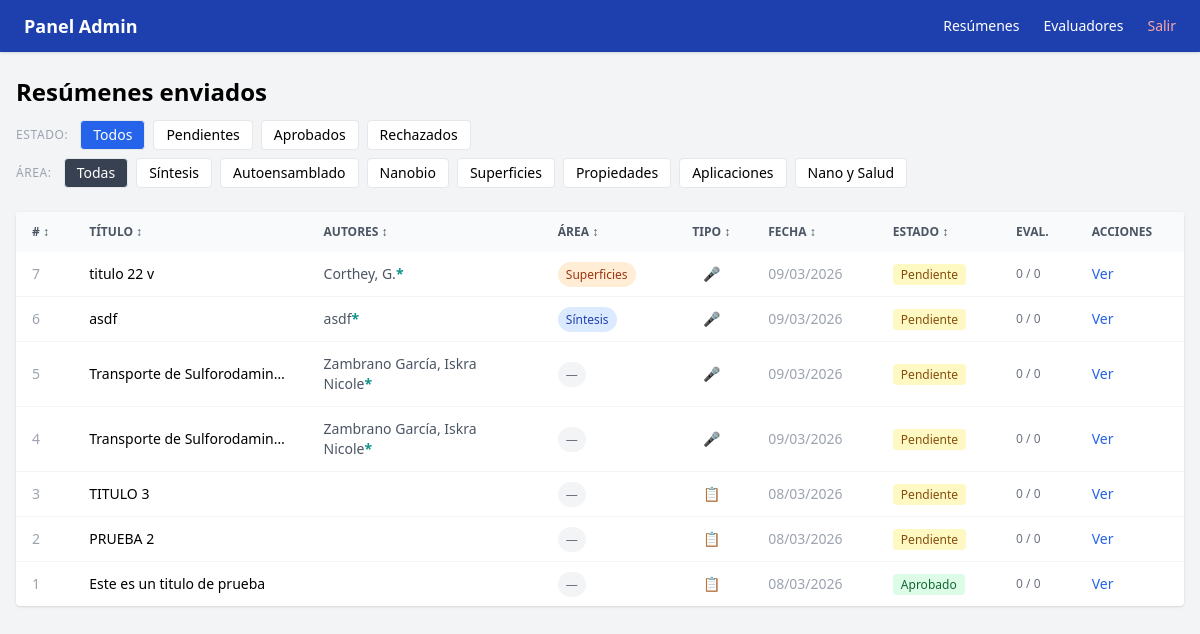
Page /admin (signed in) on the earlier database version.
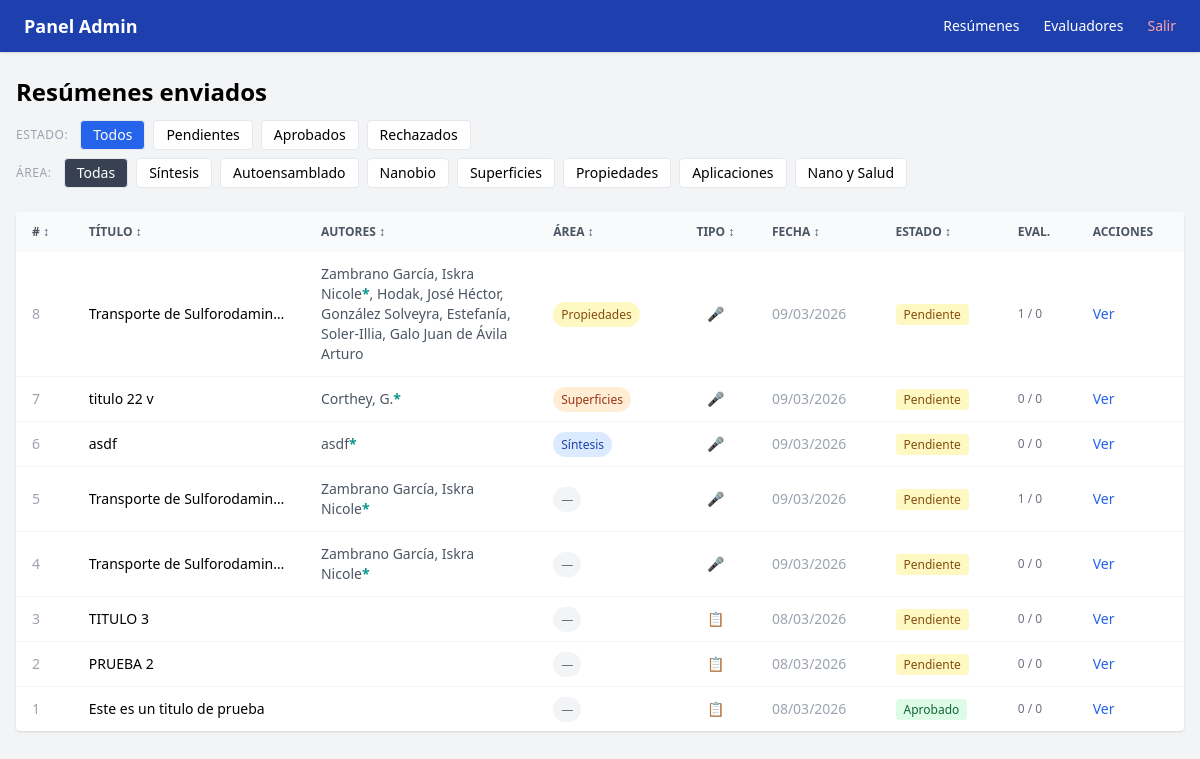
Same page on the later database version.
### app/models.py (models this page shows)
class Abstract(Base):
    __tablename__ = "abstracts"
    id = Column(Integer, primary_key=True, index=True)
    titulo = Column(String, nullable=False)
    autor = Column(String, nullable=False)
    afiliacion = Column(String, nullable=False)
    email_autor = Column(String, nullable=False)
    contenido_html = Column(Text, nullable=False)
    presentacion_oral = Column(Integer, default=0)  # 1 = sí
    estado = Column(Enum(EstadoEnum), default=EstadoEnum.pendiente)
    fecha_envio = Column(DateTime, default=datetime.utcnow)
    reviews = relationship("Review", back_populates="abstract")
    asignaciones = relationship("Asignacion", back_populates="abstract")
    autores = relationship("Autor", back_populates="abstract", order_by="Autor.orden")
    afiliaciones = relationship("Afiliacion", back_populates="abstract", order_by="Afiliacion.orden")
    area_tematica = Column(String, nullable=True)
    referencias_html = Column(Text, nullable=True)

class Autor(Base):
    __tablename__ = "autores"
    id = Column(Integer, primary_key=True, index=True)
    abstract_id = Column(Integer, ForeignKey("abstracts.id"), nullable=False)
    nombre = Column(String, nullable=False)
    orden = Column(Integer, nullable=False)
    es_presentador = Column(Integer, default=0)  # 1 = sí
    afiliaciones_ids = Column(String, nullable=True)  # ej: "1,2"
    abstract = relationship("Abstract", back_populates="autores")

### app/main.py (the view)
@app.get("/admin", response_class=HTMLResponse)
@app.get("/admin", response_class=HTMLResponse)
def admin_abstracts(
    request: Request,
    estado: str = "todos",
    area: str = "todas",
    current_user: models.User = Depends(require_admin),
    db: Session = Depends(get_db)
):
    query = db.query(models.Abstract)
    if estado != "todos":
        query = query.filter(models.Abstract.estado == estado)
    if area != "todas":
        query = query.filter(models.Abstract.area_tematica == area)
    abstracts = query.order_by(models.Abstract.fecha_envio.desc()).all()
    return templates.TemplateResponse("admin/abstracts.html", {
        "request": request,
        "abstracts": abstracts,
        "estado_filtro": estado,
        "area_filtro": area,
        "current_user": current_user
    })

### app/templates/admin/abstracts.html (shortened to what this page needs)
{% extends "admin/base.html" %}
{% block content %}
<div class="mb-6">
    <div class="flex items-center justify-between mb-3">
        <h1 class="text-2xl font-bold">Resúmenes enviados</h1>
    </div>
    <div class="flex flex-wrap gap-2 text-sm mb-2">
        <span class="text-gray-400 text-xs self-center uppercase tracking-wider mr-1">Estado:</span>
        <a href="?estado=todos&area={{ area_filtro }}" class="px-3 py-1 rounded border {% if estado_filtro == 'todos' %}bg-blue-600 text-white{% else %}bg-white{% endif %}">Todos</a>
        <a href="?estado=pendiente&area={{ area_filtro }}" class="px-3 py-1 rounded border {% if estado_filtro == 'pendiente' %}bg-yellow-500 text-white{% else %}bg-white{% endif %}">Pendientes</a>
        <a href="?estado=aprobado&area={{ area_filtro }}" class="px-3 py-1 rounded border {% if estado_filtro == 'aprobado' %}bg-green-600 text-white{% else %}bg-white{% endif %}">Aprobados</a>
        <a href="?estado=rechazado&area={{ area_filtro }}" class="px-3 py-1 rounded border {% if estado_filtro == 'rechazado' %}bg-red-600 text-white{% else %}bg-white{% endif %}">Rechazados</a>
    </div>
    <div class="flex flex-wrap gap-2 text-sm">
        <span class="text-gray-400 text-xs self-center uppercase tracking-wider mr-1">Área:</span>
        <a href="?estado={{ estado_filtro }}&area=todas" class="px-3 py-1 rounded border {% if area_filtro == 'todas' %}bg-gray-700 text-white{% else %}bg-white{% endif %}">Todas</a>
        <a href="?estado={{ estado_filtro }}&area=1" class="px-3 py-1 rounded border {% if area_filtro == '1' %}bg-blue-500 text-white{% else %}bg-white{% endif %}">Síntesis</a>
        <a href="?estado={{ estado_filtro }}&area=2" class="px-3 py-1 rounded border {% if area_filtro == '2' %}bg-purple-500 text-white{% else %}bg-white{% endif %}">Autoensamblado</a>
        <a href="?estado={{ estado_filtro }}&area=3" class="px-3 py-1 rounded border {% if area_filtro == '3' %}bg-green-500 text-white{% else %}bg-white{% endif %}">Nanobio</a>
        <a href="?estado={{ estado_filtro }}&area=4" class="px-3 py-1 rounded border {% if area_filtro == '4' %}bg-orange-500 text-white{% else %}bg-white{% endif %}">Superficies</a>
        <a href="?estado={{ estado_filtro }}&area=5" class="px-3 py-1 rounded border {% if area_filtro == '5' %}bg-yellow-500 text-white{% else %}bg-white{% endif %}">Propiedades</a>
        <a href="?estado={{ estado_filtro }}&area=6" class="px-3 py-1 rounded border {% if area_filtro == '6' %}bg-teal-500 text-white{% else %}bg-white{% endif %}">Aplicaciones</a>
        <a href="?estado={{ estado_filtro }}&area=7" class="px-3 py-1 rounded border {% if area_filtro == '7' %}bg-red-500 text-white{% else %}bg-white{% endif %}">Nano y Salud</a>
    </div>
</div>
{% if abstracts %}
<div class="bg-white rounded shadow overflow-x-auto">
    <table class="text-sm" id="tabla-abstracts" style="min-width: 800px; width: 100%;">
        <thead class="bg-gray-50 text-gray-600 uppercase text-xs">
            <tr>
                <th class="px-4 py-3 text-left cursor-pointer hover:bg-gray-100 select-none" onclick="sortTable(0)"># <span class="sort-icon">↕</span></th>
                <th class="px-4 py-3 text-left cursor-pointer hover:bg-gray-100 select-none" onclick="sortTable(1)">Título <span class="sort-icon">↕</span></th>
                <th class="px-4 py-3 text-left cursor-pointer hover:bg-gray-100 select-none" onclick="sortTable(2)">Autores <span class="sort-icon">↕</span></th>
                <th class="px-4 py-3 text-left cursor-pointer hover:bg-gray-100 select-none" onclick="sortTable(3)">Área <span class="sort-icon">↕</span></th>
                <th class="px-4 py-3 text-center cursor-pointer hover:bg-gray-100 select-none" onclick="sortTable(4)">Tipo <span class="sort-icon">↕</span></th>
                <th class="px-4 py-3 text-left cursor-pointer hover:bg-gray-100 select-none" onclick="sortTable(5)">Fecha <span class="sort-icon">↕</span></th>
                <th class="px-4 py-3 text-left cursor-pointer hover:bg-gray-100 select-none" onclick="sortTable(6)">Estado <span class="sort-icon">↕</span></th>
                <th class="px-4 py-3 text-left">Eval.</th>
                <th class="px-4 py-3 text-left">Acciones</th>
            </tr>
        </thead>
        <tbody class="divide-y divide-gray-100">
            {% for a in abstracts %}
            {% set area_info = {
                '1': ('Síntesis', 'bg-blue-100 text-blue-800'),
                '2': ('Autoensamblado', 'bg-purple-100 text-purple-800'),
                '3': ('Nanobio', 'bg-green-100 text-green-800'),
                '4': ('Superficies', 'bg-orange-100 text-orange-800'),
                '5': ('Propiedades', 'bg-yellow-100 text-yellow-800'),
                '6': ('Aplicaciones', 'bg-teal-100 text-teal-800'),
                '7': ('Nano y Salud', 'bg-red-100 text-red-800'),
            } %}
            {% set info = area_info.get(a.area_tematica, ('—', 'bg-gray-100 text-gray-500')) %}
            <tr class="hover:bg-gray-50">
                <td class="px-4 py-3 text-gray-400">{{ a.id }}</td>
                <td class="px-4 py-3 font-medium" style="max-width: 200px;">
                    <div class="truncate">{{ a.titulo | striptags }}</div>
                </td>
                <td class="px-4 py-3 text-gray-600" style="max-width: 200px;">
                    {% for autor in a.autores %}
                        <span>{{ autor.nombre }}{% if autor.es_presentador %}<span class="text-teal-600 font-bold" title="Presenta">*</span>{% endif %}{% if not loop.last %}, {% endif %}</span>
                    {% endfor %}
                </td>
                <td class="px-4 py-3">
                    <span class="px-2 py-1 rounded-full text-xs font-medium {{ info[1] }}">{{ info[0] }}</span>
                </td>
                <td class="px-4 py-3 text-center">
                    {% if a.presentacion_oral %}
                        <span class="text-teal-600" title="Solicita presentación oral">🎤</span>
                    {% else %}
                        <span class="text-gray-400" title="Solo póster">📋</span>
                    {% endif %}
                </td>
                <td class="px-4 py-3 text-gray-400 whitespace-nowrap">{{ a.fecha_envio.strftime('%d/%m/%Y') }}</td>
                <td class="px-4 py-3 whitespace-nowrap">
                    {% if a.estado.value == 'pendiente' %}
                        <span class="bg-yellow-100 text-yellow-800 px-2 py-0.5 rounded text-xs">Pendiente</span>
                    {% elif a.estado.value == 'aprobado' %}
                        <span class="bg-green-100 text-green-800 px-2 py-0.5 rounded text-xs">Aprobado</span>
                    {% else %}
                        <span class="bg-red-100 text-red-800 px-2 py-0.5 rounded text-xs">Rechazado</span>
                    {% endif %}
                </td>
                <td class="px-4 py-3 text-gray-500 text-xs whitespace-nowrap">{{ a.asignaciones | length }} / {{ a.reviews | length }}</td>
                <td class="px-4 py-3">
                    <a href="/admin/abstracts/{{ a.id }}" class="text-blue-600 hover:underline">Ver</a>
                </td>
            </tr>
            {% endfor %}
        </tbody>
    </table>
</div>
{% else %}
<div class="bg-white rounded shadow p-8 text-center text-gray-400">
    No hay resúmenes con este filtro.
</div>
{% endif %}
{% endblock %}

### app/templates/admin/base.html (shortened to what this page needs)
<!DOCTYPE html>
<html lang="es">
<head>
    <script src="https://cdn.tailwindcss.com"></script>
</head>
<body class="bg-gray-100 min-h-screen">
    <nav class="bg-blue-800 text-white px-6 py-3 sticky top-0 z-50 shadow">
        <div class="flex items-center justify-between">
            <span class="font-bold text-lg">Panel Admin</span>
            <div class="hidden md:flex gap-6 text-sm">
                <a href="/admin" class="hover:underline">Resúmenes</a>
                <a href="/admin/evaluadores" class="hover:underline">Evaluadores</a>
                <a href="/logout" class="hover:underline text-red-300">Salir</a>
            </div>
        </div>
    </nav>
    <div class="w-full px-4 py-6">
        {% block content %}{% endblock %}
    </div>
</body>
</html>

Differences in the rows shown:
added Abstract: id "8", titulo "Transporte de Sulforodamin…", info "Propiedades", fecha_envio "09/03/2026", estado "Pendiente", asignaciones|length "1", reviews|length "0"
added Autor: nombre "Zambrano García, Iskra Nicole", shown under "8"
added Autor: nombre "Hodak, José Héctor", shown under "8"
added Autor: nombre "González Solveyra, Estefanía", shown under "8"
added Autor: nombre "Soler-Illia, Galo Juan de Ávila Arturo", shown under "8"
computed for Abstract id 5: asignaciones|length "0" → "1"
